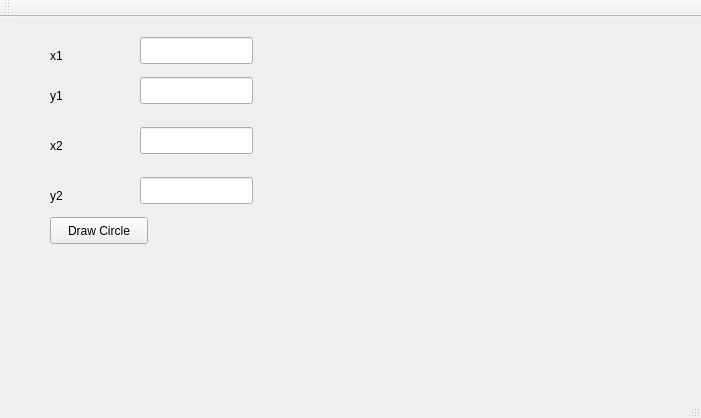
<?xml version="1.0" encoding="UTF-8"?>
<ui version="4.0">
 <class>Pixel</class>
 <widget class="QMainWindow" name="Pixel">
  <property name="geometry">
   <rect>
    <x>0</x>
    <y>0</y>
    <width>701</width>
    <height>418</height>
   </rect>
  </property>
  <property name="windowTitle">
   <string>Pixel</string>
  </property>
  <widget class="QWidget" name="centralWidget">
   <widget class="QLineEdit" name="lineEdit">
    <property name="geometry">
     <rect>
      <x>140</x>
      <y>20</y>
      <width>113</width>
      <height>27</height>
     </rect>
    </property>
   </widget>
   <widget class="QLineEdit" name="lineEdit_2">
    <property name="geometry">
     <rect>
      <x>140</x>
      <y>60</y>
      <width>113</width>
      <height>27</height>
     </rect>
    </property>
   </widget>
   <widget class="QLineEdit" name="lineEdit_3">
    <property name="geometry">
     <rect>
      <x>140</x>
      <y>110</y>
      <width>113</width>
      <height>27</height>
     </rect>
    </property>
   </widget>
   <widget class="QLineEdit" name="lineEdit_4">
    <property name="geometry">
     <rect>
      <x>140</x>
      <y>160</y>
      <width>113</width>
      <height>27</height>
     </rect>
    </property>
   </widget>
   <widget class="QLabel" name="label">
    <property name="geometry">
     <rect>
      <x>50</x>
      <y>30</y>
      <width>66</width>
      <height>17</height>
     </rect>
    </property>
    <property name="text">
     <string>x1</string>
    </property>
   </widget>
   <widget class="QLabel" name="label_2">
    <property name="geometry">
     <rect>
      <x>50</x>
      <y>70</y>
      <width>66</width>
      <height>17</height>
     </rect>
    </property>
    <property name="text">
     <string>y1</string>
    </property>
   </widget>
   <widget class="QLabel" name="label_3">
    <property name="geometry">
     <rect>
      <x>50</x>
      <y>120</y>
      <width>66</width>
      <height>17</height>
     </rect>
    </property>
    <property name="text">
     <string>x2</string>
    </property>
   </widget>
   <widget class="QLabel" name="label_4">
    <property name="geometry">
     <rect>
      <x>50</x>
      <y>170</y>
      <width>66</width>
      <height>17</height>
     </rect>
    </property>
    <property name="text">
     <string>y2</string>
    </property>
   </widget>
   <widget class="QPushButton" name="pushButton">
    <property name="geometry">
     <rect>
      <x>50</x>
      <y>200</y>
      <width>98</width>
      <height>27</height>
     </rect>
    </property>
    <property name="text">
     <string>Draw Circle</string>
    </property>
   </widget>
  </widget>
  <widget class="QMenuBar" name="menuBar">
   <property name="geometry">
    <rect>
     <x>0</x>
     <y>0</y>
     <width>701</width>
     <height>25</height>
    </rect>
   </property>
  </widget>
  <widget class="QToolBar" name="mainToolBar">
   <attribute name="toolBarArea">
    <enum>TopToolBarArea</enum>
   </attribute>
   <attribute name="toolBarBreak">
    <bool>false</bool>
   </attribute>
  </widget>
  <widget class="QStatusBar" name="statusBar"/>
 </widget>
 <layoutdefault spacing="6" margin="11"/>
 <resources/>
 <connections/>
</ui>
